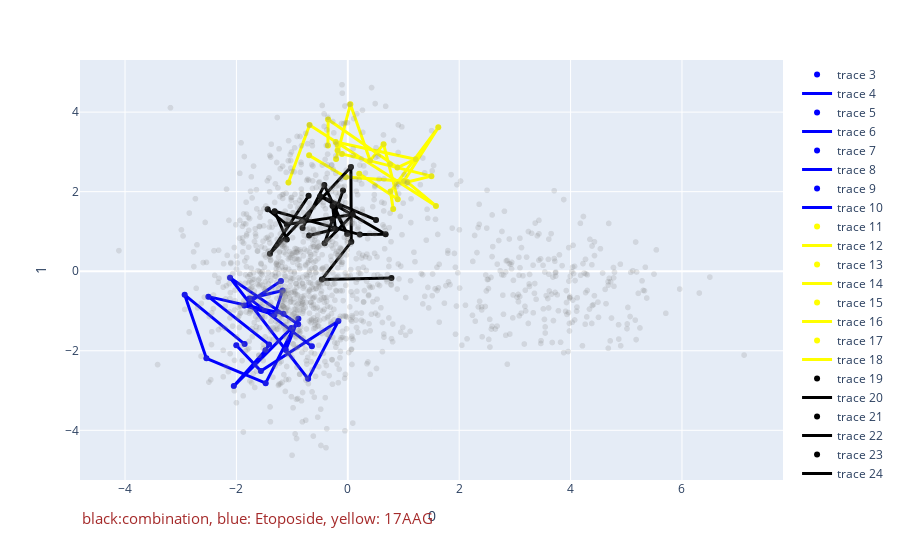

The cell this chart's notebook holds for it:
### Code cell
#third
#etoposide +saha(red)
#set up first set
#etoposide
#provide 3 dfs. provide three colors.
from sys import builtin_module_names


s=X_drug3[120:144]
e_and_s=X_drug3[288:312]
df1=e
df2=s
df3=e_and_s
c1='blue'
c2='yellow'
c3='black'

e=df1
p=df2
e_and_p=df3
c1=c1
c2=c2
c3=c3
for i in range(0,13):
    exec("x%d"%i+"=[]")
    exec("y%d"%i+"=[]")





    
for i in range(0,24,4):
    x1.append(e[i][0])
    y1.append(e[i][1])
for i in range(1,24,4):
    x2.append(e[i][0])
    y2.append(e[i][1])
for i in range(2,24,4):
    x3.append(e[i][0])
    y3.append(e[i][1])
for i in range(3,24,4):
    x4.append(e[i][0])
    y4.append(e[i][1])

    
for i in range(0,24,4):
    x5.append(p[i][0])
    y5.append(p[i][1])
for i in range(1,24,4):
    x6.append(p[i][0])
    y6.append(p[i][1])
for i in range(2,24,4):
    x7.append(p[i][0])
    y7.append(p[i][1])
for i in range(3,24,4):
    x8.append(p[i][0])
    y8.append(p[i][1])

    
for i in range(0,24,4):
    x9.append(e_and_p[i][0])
    y9.append(e_and_p[i][1])
for i in range(1,24,4):
    x10.append(e_and_p[i][0])
    y10.append(e_and_p[i][1])
for i in range(2,24,4):
    x11.append(e_and_p[i][0])
    y11.append(e_and_p[i][1])
for i in range(3,24,4):
    x12.append(e_and_p[i][0])
    y12.append(e_and_p[i][1])
import plotly.express as px
import plotly.graph_objects as go
fig = px.scatter(visualization_data3, x=0, y=1,opacity=0.2,color_discrete_sequence=['grey']) #color=grey_visualization_label)
#training['drug_name']
#fig.add_trace(go.Scatter(x=x1, y=y1, mode="markers",line=dict(color="blue")))

for i in range(5):
    exec('fig.add_trace(go.Scatter(x=x%d, y=y%d, mode="markers",line=dict(color="%s")))'%(i,i,c1))

    exec('fig.add_trace(go.Scatter(x=x%d,y=y%d, mode="lines",line=dict(width=3, color="%s")))'%(i,i,c1))
    
for i in range(5,9):
    exec('fig.add_trace(go.Scatter(x=x%d, y=y%d, mode="markers",line=dict(color="%s")))'%(i,i,c2))
    
    exec('fig.add_trace(go.Scatter(x=x%d,y=y%d, mode="lines",line=dict(width=3, color="%s")))'%(i,i,c2))
    
for i in range(9,13):
    exec('fig.add_trace(go.Scatter(x=x%d, y=y%d, mode="markers",line=dict(color="%s")))'%(i,i,c3))
    
    
    exec('fig.add_trace(go.Scatter(x=x%d,y=y%d, mode="lines",line=dict(width=3, color="%s")))'%(i,i,c3)) #row=1, col=1)
#print(x1)
#print(len(e),len(p),len(e_and_p),c1,c2,c3)
fig.add_annotation(dict(font=dict(color='brown',size=15),
                                        x=0,
                                        y=-0.12,
                                        showarrow=False,
                                        text="black:combination, blue: Etoposide, yellow: 17AAG",
                                        textangle=0,
                                        xanchor='left',
                                        xref="paper",
                                        yref="paper"))

fig.show()

### Figure 1 — Plotly figure (JSON) as saved in the notebook; plotly's stock layout.template omitted (floating-point values rounded to 4 significant figures; data arrays with more than 128 entries replaced by an {"elided": "..."} marker saying what was removed)
{"data": [{"hovertemplate": "0=%{x}<br>1=%{y}<extra></extra>", "legendgroup": "", "marker": {"color": "grey", "opacity": 0.2, "symbol": "circle"}, "mode": "markers", "name": "", "showlegend": false, "type": "scattergl", "x": {"elided": "1416 float values"}, "xaxis": "x", "y": {"elided": "1416 float values"}, "yaxis": "y"}, {"line": {"color": "blue"}, "mode": "markers", "type": "scatter", "x": [], "y": []}, {"line": {"color": "blue", "width": 3}, "mode": "lines", "type": "scatter", "x": [], "y": []}, {"line": {"color": "blue"}, "mode": "markers", "type": "scatter", "x": [-1.853, -2.929, -2.539, -1.475, -0.8879, -1.113], "y": [-1.831, -0.5935, -2.191, -2.814, -1.196, -1.98]}, {"line": {"color": "blue", "width": 3}, "mode": "lines", "type": "scatter", "x": [-1.853, -2.929, -2.539, -1.475, -0.8879, -1.113], "y": [-1.831, -0.5935, -2.191, -2.814, -1.196, -1.98]}, {"line": {"color": "blue"}, "mode": "markers", "type": "scatter", "x": [-2.002, -1.561, -0.1695, -0.7122, -2.114, -0.8917], "y": [-1.86, -2.512, -1.253, -2.706, -0.1644, -1.331]}, {"line": {"color": "blue", "width": 3}, "mode": "lines", "type": "scatter", "x": [-2.002, -1.561, -0.1695, -0.7122, -2.114, -0.8917], "y": [-1.86, -2.512, -1.253, -2.706, -0.1644, -1.331]}, {"line": {"color": "blue"}, "mode": "markers", "type": "scatter", "x": [-0.645, -1.765, -1.17, -1.316, -1.857, -1.201], "y": [-1.889, -0.6879, -0.4832, -1.098, -0.8645, -0.2476]}, {"line": {"color": "blue", "width": 3}, "mode": "lines", "type": "scatter", "x": [-0.645, -1.765, -1.17, -1.316, -1.857, -1.201], "y": [-1.889, -0.6879, -0.4832, -1.098, -0.8645, -0.2476]}, {"line": {"color": "blue"}, "mode": "markers", "type": "scatter", "x": [-1.156, -2.503, -1.413, -1.478, -2.047, -1.012], "y": [-1.071, -0.639, -1.844, -1.985, -2.889, -1.43]}, {"line": {"color": "blue", "width": 3}, "mode": "lines", "type": "scatter", "x": [-1.156, -2.503, -1.413, -1.478, -2.047, -1.012], "y": [-1.071, -0.639, -1.844, -1.985, -2.889, -1.43]}, {"line": {"color": "yellow"}, "mode": "markers", "type": "scatter", "x": [0.815, 0.766, 1.625, 1.008, -0.03576, -0.6946], "y": [1.566, 2.004, 3.618, 2.266, 2.37, 2.913]}, {"line": {"color": "yellow", "width": 3}, "mode": "lines", "type": "scatter", "x": [0.815, 0.766, 1.625, 1.008, -0.03576, -0.6946], "y": [1.566, 2.004, 3.618, 2.266, 2.37, 2.913]}, {"line": {"color": "yellow"}, "mode": "markers", "type": "scatter", "x": [-0.1838, -0.2164, 1.218, 0.8904, -0.3532, -0.3567], "y": [3.036, 3.249, 2.816, 2.607, 3.816, 3.162]}, {"line": {"color": "yellow", "width": 3}, "mode": "lines", "type": "scatter", "x": [-0.1838, -0.2164, 1.218, 0.8904, -0.3532, -0.3567], "y": [3.036, 3.249, 2.816, 2.607, 3.816, 3.162]}, {"line": {"color": "yellow"}, "mode": "markers", "type": "scatter", "x": [-0.1048, 1.501, 1.071, 1.582, -0.6863, -1.066], "y": [2.95, 2.39, 2.242, 1.64, 3.675, 2.228]}, {"line": {"color": "yellow", "width": 3}, "mode": "lines", "type": "scatter", "x": [-0.1048, 1.501, 1.071, 1.582, -0.6863, -1.066], "y": [2.95, 2.39, 2.242, 1.64, 3.675, 2.228]}, {"line": {"color": "yellow"}, "mode": "markers", "type": "scatter", "x": [0.2049, 0.8963, 0.6421, 0.3992, 0.04568, -0.2105], "y": [2.45, 1.809, 3.195, 2.781, 4.196, 2.82]}, {"line": {"color": "yellow", "width": 3}, "mode": "lines", "type": "scatter", "x": [0.2049, 0.8963, 0.6421, 0.3992, 0.04568, -0.2105], "y": [2.45, 1.809, 3.195, 2.781, 4.196, 2.82]}, {"line": {"color": "black"}, "mode": "markers", "type": "scatter", "x": [-0.704, -1.398, 0.05578, 0.06249, -0.4667, 0.7833], "y": [1.895, 0.4411, 2.621, 0.7384, -0.2073, -0.1683]}, {"line": {"color": "black", "width": 3}, "mode": "lines", "type": "scatter", "x": [-0.704, -1.398, 0.05578, 0.06249, -0.4667, 0.7833], "y": [1.895, 0.4411, 2.621, 0.7384, -0.2073, -0.1683]}, {"line": {"color": "black"}, "mode": "markers", "type": "scatter", "x": [-1.439, -1.095, 0.08843, -0.4165, -0.2747, -0.08577], "y": [1.556, 1.176, 1.425, 0.7035, 1.296, 2.027]}, {"line": {"color": "black", "width": 3}, "mode": "lines", "type": "scatter", "x": [-1.439, -1.095, 0.08843, -0.4165, -0.2747, -0.08577], "y": [1.556, 1.176, 1.425, 0.7035, 1.296, 2.027]}, {"line": {"color": "black"}, "mode": "markers", "type": "scatter", "x": [-0.6956, -0.2217, -0.2733, -0.01121, -0.4216, -0.812], "y": [0.8987, 1.059, 1.641, 0.9348, 2.165, 1.085]}, {"line": {"color": "black", "width": 3}, "mode": "lines", "type": "scatter", "x": [-0.6956, -0.2217, -0.2733, -0.01121, -0.4216, -0.812], "y": [0.8987, 1.059, 1.641, 0.9348, 2.165, 1.085]}, {"line": {"color": "black"}, "mode": "markers", "type": "scatter", "x": [-1.095, -1.314, 0.2171, 0.6791, -0.4964, 0.5065], "y": [0.7949, 1.508, 0.9201, 0.9311, 1.887, 1.289]}, {"line": {"color": "black", "width": 3}, "mode": "lines", "type": "scatter", "x": [-1.095, -1.314, 0.2171, 0.6791, -0.4964, 0.5065], "y": [0.7949, 1.508, 0.9201, 0.9311, 1.887, 1.289]}], "layout": {"annotations": [{"font": {"color": "brown", "size": 15}, "showarrow": false, "text": "black:combination, blue: Etoposide, yellow: 17AAG", "textangle": 0, "x": 0, "xanchor": "left", "xref": "paper", "y": -0.12, "yref": "paper"}], "legend": {"tracegroupgap": 0}, "margin": {"t": 60}, "xaxis": {"anchor": "y", "domain": [0, 1], "title": {"text": "0"}}, "yaxis": {"anchor": "x", "domain": [0, 1], "title": {"text": "1"}}}}
